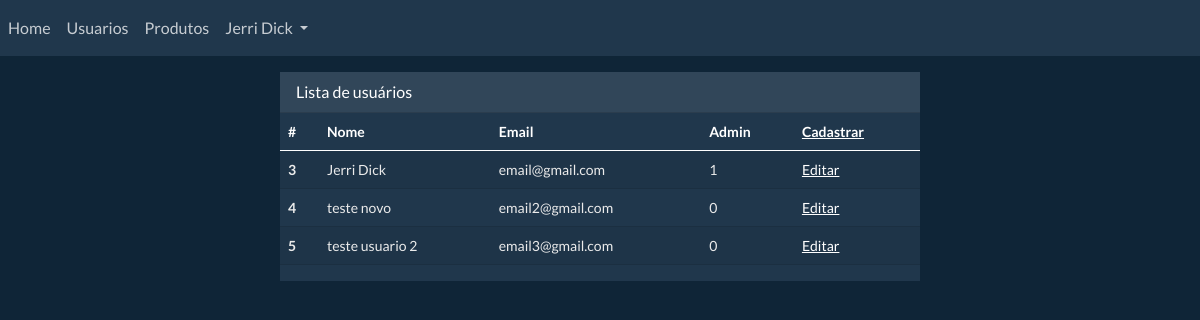
/usuarios (signed in), run on the app's committed database.
### tables this page shows
CREATE TABLE `usuarios`  (
  `id` int(10) UNSIGNED NOT NULL AUTO_INCREMENT,
  `created` timestamp(0) NULL DEFAULT current_timestamp,
  `updated` timestamp(0) NULL DEFAULT current_timestamp ON UPDATE CURRENT_TIMESTAMP,
  `nome` varchar(100) NULL DEFAULT '',
  `email` varchar(255) NULL DEFAULT '',
  `admin` bit(1) NULL DEFAULT b'0',
  `passwd` varchar(100) NULL DEFAULT '',
  PRIMARY KEY (`id`) USING BTREE
);

### app/core/Views.php (called while the page is built, shortened)
<?php
class Views
{
	public static function Carrega(string $view, $params = [], $PageTitle = '')
	{
		$ViewStr = explode('.', $view);
		$ArqLayout = array_shift($ViewStr);
		$ArqLayout = NormalizePath(BASEDIR.'app/view/layout/'.$ArqLayout.'.php');
		require $ArqLayout;
		die();
	}
}

### app/controller/Usuarios.php (called while the page is built, shortened)
<?php
class Usuarios
{
	public function Lista()
	{
		$Usuarios = Usuario::Lista();
		Views::Carrega('main.usuarios.listar', ['Usuarios' => $Usuarios], 'Usuários');
	}
}

### app/core/Controllers.php (called while the page is built, shortened)
<?php
class Controllers
{
	private static function ExtraiElementosController($ControllerString)
	{
		if(strpos($ControllerString, '@') > 0)
		{
			$ControllerString = explode('@', $ControllerString);
			return (object)[
				'Controller'		=> 'app\\controller\\'.$ControllerString[0],
				'Method'				=> $ControllerString[1]
			];
		}
		return false;
	}
	public static function ExecutaController($controller, array $PathParams = [])
	{
		$ControllerElements = self::ExtraiElementosController($controller);
		call_user_func_array([
			new $ControllerElements->Controller,
			$ControllerElements->Method
		], array_values($PathParams));
	}
}

### app/routes.php (called while the page is built, shortened)
<?php
Routes::get('/usuarios', 'Usuarios@Lista');

### public/index.php (called while the page is built, shortened)
<?php
require(BASEDIR.'app/routes.php');

### app/core/Db.php (called while the page is built, shortened)
<?php
class Db {
	protected $stmt;
	private $Options = 	[
									'errormode'			=> 'silent',
									'errorlogmode'		=> 'errorlog',
									'errorlogfile'		=> '',
									'logqueryerrors'	=> true,
									'logslowquery'		=> false,
									'querymaxtime'		=> 1000,
									'alowedmysqlfunctions' => ['UPPER', 'COUNT','LEAST','GREATEST','DATE','HEX','UNHEX'],
									'alowedexpressions'		=> ['ISNULL']
								];
	function __construct($Host,$DbName,$Username,$Passwd, $Opt = [], $Driver = 'mysql'){
		if(!empty($Host) && !empty($DbName) && !empty($Username))
		{
			$this->Connect($Host,$DbName,$Username,$Passwd, $Opt, $Driver);
		}
		else
			die('Precisa ser especificado Host, dbName e User');
	}
	protected function Connect($Host,$DbName,$Username,$Passwd, $Opt = [], $Driver = 'mysql')
	{
		try
		{
			$this->Connection = new PDO("$Driver:host=$Host;dbname=$DbName", $Username, $Passwd);
		}
		catch (PDOException $e)
		{
			echo $e->getMessage();
			$this->LogError($e->getMessage());
		}
		$this->Connection->query("SET NAMES 'utf8'");
	}
	private function SetErrorMode()
	{
		$ErrorModeList = [
									'silent' 	=> PDO::ERRMODE_SILENT,
									'exception' => PDO::ERRMODE_EXCEPTION
								];
		$this->Connection->setAttribute(PDO::ATTR_ERRMODE, $ErrorModeList[$this->Options['errormode']] ?? $ErrorModeList['silent']);
	}
	private function BindValues($Params)
	{
		if(empty($Params)) return false;
		foreach($Params as $key => $value)
		{
			$this->stmt->bindValue($key+1, $value);
		}
	}
	private function PrepareQuery($strQuery, $Params)
	{
		$this->stmt = $this->Connection->prepare($strQuery);
	}
	private function InitializeQuery()
	{
		$this->Rows = 0;
	}
	private function VerificaFuncoesMysql(&$strQuery, &$Params)
	{
		if(empty($Params)) return;
		foreach($Params as $Key => $Param)
		{
		  continue;
			$PosS = array_search($Param.'(', $this->Options['alowedmysqlfunctions']);
			var_dump([$Param, $PosS]);
		}
		return true;
	}
	public function PrepareAndExecuteQuery($strQuery, $Params)
	{
		$InitialTime = microtime(true);
		$this->VerificaFuncoesMysql($strQuery, $Params);
		$this->PrepareQuery($strQuery, $Params);
		$Res = $this->stmt->execute();
		$this->Rows = $this->stmt->rowCount();
		return $Res;
	}
	public function FetchAll($AsArray = false)
	{
		return $this->stmt->fetchAll($AsArray ? PDO::FETCH_ASSOC : PDO::FETCH_OBJ);
	}
	public function Fetch($AsArray = false)
	{
		return $this->stmt->fetch($AsArray ? PDO::FETCH_ASSOC : PDO::FETCH_OBJ);
	}
	public function SelectSql($strQuery, $ReturnType = 0, $Params = false, $DumpSql = false)
	{
		$ReturnType = $ReturnType === true ? 1 : $ReturnType;
		if(!empty($Params))
		{
			foreach($Params as $key => $value)
			{
				$Params[$key] = $value;
			}
		}
		$Response = $this->PrepareAndExecuteQuery($strQuery, $Params);
		switch($ReturnType)
		{
			case 1	: 	$this->Rows = $this->Rows > 0 ? 1 : 0;
							$Response = $this->Fetch();
							break;
			default	: $Response = $this->FetchAll();
		}
		return $Response;
	}
};

### app/model/Usuario.php (called while the page is built, shortened)
<?php
class Usuario extends Models
{
	public static function Lista(array $CustomWhere = [])
	{
		$DB = new Db(DB_HOST,DB_NAME,DB_USER,DB_PASS);
		$ParamsQuery = null;
		$UserList = $DB->SelectSql('SELECT id, nome, email, passwd, admin FROM '.self::TABLE, 0, $ParamsQuery);
		return $UserList ?: [];
	}
}

### app/view/usuarios/listar.php (the view)
<div class="card container-page text-white bg-dark mx-auto" style="max-width: 40rem;">
	<div class="card-header">Lista de usuários</div>
	<div class="card-text">
		<table class="table table-striped">
			<thead class="thead-dark">
				<tr>
					<th scope="col">#</th>
					<th scope="col">Nome</th>
					<th scope="col">Email</th>
					<th scope="col">Admin</th>
					<th scope="col"><a href="/usuario/novo">Cadastrar</a></th>
				</tr>
			</thead>
			<tbody>
				<?php foreach ($Usuarios as $Usuario): ?>
				<tr>
					<th scope="row"><?=$Usuario->id;?></th>
					<td><?=$Usuario->nome;?></td>
					<td><?=$Usuario->email;?></td>
					<td><?=$Usuario->admin;?></td>
					<td><a href="/usuario/edita/<?=$Usuario->id;?>">Editar</a></td>
				</tr>
				<?php endforeach; ?>
			</tbody>
		</table>
	</div>
</div>

### public/css/style.css (style rules this page uses)
.container-page { margin-top: 1rem; border-width: 0; }
.table .thead-dark th { background-color: #20374c; }

### data on the page
usuarios: id "3", nome "Jerri Dick", email "email@gmail.com", admin "1"
usuarios: id "4", nome "teste novo", email "email2@gmail.com", admin "0"
usuarios: id "5", nome "teste usuario 2", email "email3@gmail.com", admin "0"

### other printed values
$UsuarioLogado->nome "Jerri Dick"
